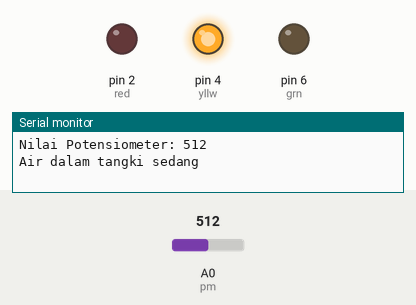
Recording of a sketch running on a simulated Arduino Uno, built with avr-gcc and run on an emulated ATmega328P. Shown: output pins drawn as LEDs (lit = HIGH), the last lines printed to the serial monitor. The inputs (shaded band) are chosen by the test bench; at power-on: A0 (pm) = 512.

Above: at 1.3 s.
1.4 s: A0 (pm) set to 416
2.9 s: A0 (pm) set to 382
At 3.6 s:
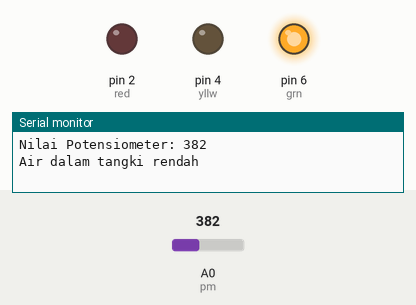
4.5 s: A0 (pm) set to 810
At 4.8 s:
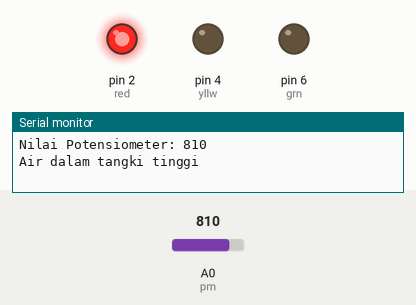
6.0 s: A0 (pm) set to 790
At 7.2 s:
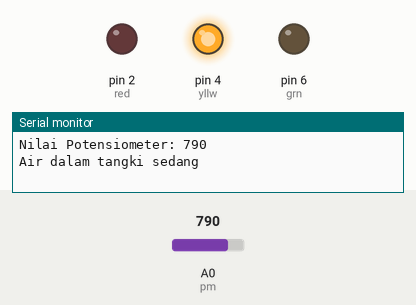
7.5 s: A0 (pm) set to 900
At 8.4 s:
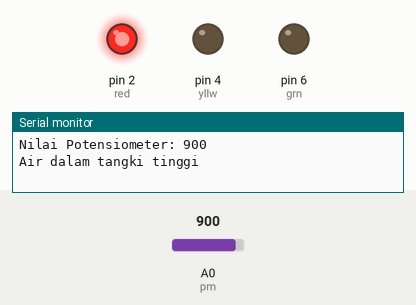
Timing chart, 0 to 10.0 s (numbered marks = the images above; inputs shaded):
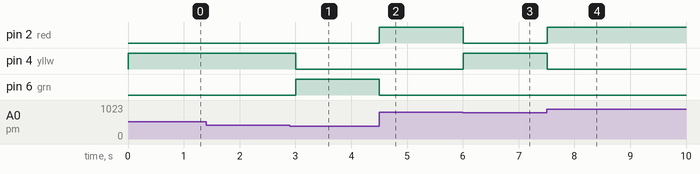

Measured:
- the behaviour switches between 400 and 399 on A0 (pm) (found by bisection; images 0 and 1)
- the behaviour switches between 801 and 800 on A0 (pm) (found by bisection; images 2 and 3)
- after the input at 2.9 s, pin 4 (yllw): HIGH → LOW after 0.10 s; pin 6 (grn): LOW → HIGH after 0.10 s
- after the input at 4.5 s, pin 2 (red): LOW → HIGH at once; pin 6 (grn): HIGH → LOW at once
- after the input at 6.0 s, pin 2 (red): HIGH → LOW at once; pin 4 (yllw): LOW → HIGH at once
- after the input at 7.5 s, pin 2 (red): LOW → HIGH at once; pin 4 (yllw): HIGH → LOW at once

The sketch:

Tugas_Prak_MCU_7.2_FIX.ino
```cpp
const int pm = A0;
const int red = 2;
const int yllw = 4;
const int grn = 6;
int ketinggianAir;

void setup() {
  Serial.begin(9600);
  pinMode(red, OUTPUT);
  pinMode(yllw, OUTPUT);
  pinMode(grn, OUTPUT);
}

void loop() {
  int nilai = analogRead(pm);
  Serial.print("Nilai Potensiometer: ");
  Serial.println(nilai);

  if (nilai > 800) {
    ketinggianAir = 1;
  } else if (nilai >= 400 && nilai <= 800) {
    ketinggianAir = 2;
  } else {
    ketinggianAir = 3;
  }

  switch (ketinggianAir) {
    case 1:
      digitalWrite(red, HIGH);
      digitalWrite(yllw, LOW);
      digitalWrite(grn, LOW);
      Serial.println("Air dalam tangki tinggi");
      break;
    case 2:
      digitalWrite(red, LOW);
      digitalWrite(yllw, HIGH);
      digitalWrite(grn, LOW);
      Serial.println("Air dalam tangki sedang");
      break;
    case 3:
      digitalWrite(red, LOW);
      digitalWrite(yllw, LOW);
      digitalWrite(grn, HIGH);
      Serial.println("Air dalam tangki rendah");
      break;
    default:
      break;
  }
  Serial.println(" ");
  delay(500);
}
```
